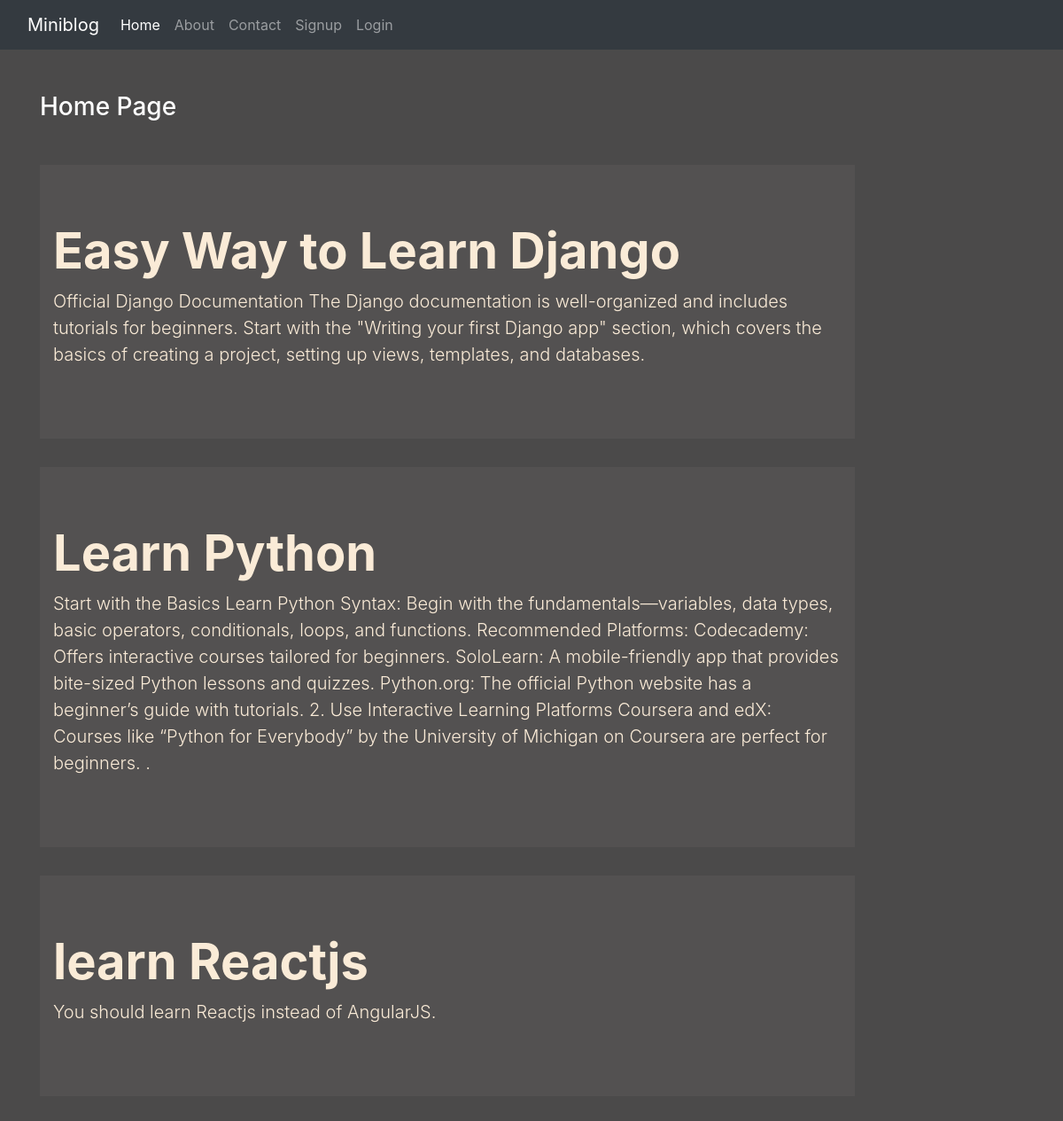
The page / on the database its author committed.
### blog/models.py (models this page shows)
class Post(models.Model):
    title = models.CharField(max_length=150)
    desc = models.TextField()

### blog/views.py (the view)
# urls.py: 2. Add a URL to urlpatterns:  path('', views.home, name='home')
def home(request):
    posts = Post.objects.all()
    return render(request, 'blog/home.html', {'posts': posts})

### blog/templates/blog/home.html
{% extends "blog/base.html" %}
{% load static %}
{% block content %}
<div class="col-sm-10">
    <h3 class="text-white my-5">Home Page</h3>
    {% for post in posts %}
      <div class="jumbotron jumbotron-fluid jumbo-color">
        <div class="container">
          <h1 class="display-4 font-weight-bold">{{post.title}}</h1>
          <p class="lead">{{post.desc}}</p>
        </div>
      </div>
    {% endfor%}
</div>
{% endblock content %}

### blog/static/blog/css/style.css (style rules this page uses)
body { background-color: rgb(75,74,74); color: antiquewhite; }
.jumbo-color { background-color: rgb(83,81,81); }

### rows shown on the page
Post: title "Easy Way to Learn Django", desc "Official Django Documentation The Django documentation is well-organized and includes tutorials for beginners. Start with the \"Writing your first Django app\" section, which covers the basics of creating a project, setting up views, templates, and databases."
Post: title "Learn Python", desc "Start with the Basics Learn Python Syntax: Begin with the fundamentals—variables, data types, basic operators, conditionals, loops, and functions. Recommended Platforms: Codecademy: Offers interactive courses tailored for beginners. SoloLearn: A mobile-friendly app that provides bite-sized Python lessons and quizzes. Python.org: The official Python website has a beginner’s guide with tutorials. 2. Use Interactive Learning Platforms Coursera and edX: Courses like “Python for Everybody” by the University of Michigan on Coursera are perfect for beginners. ."
Post: title "learn Reactjs", desc "You should learn Reactjs instead of AngularJS."
